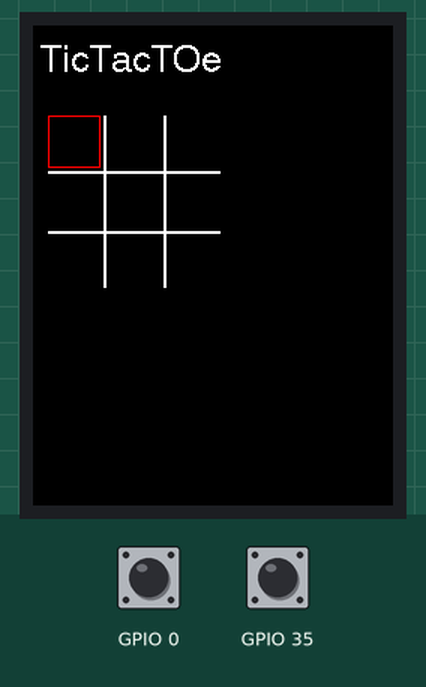
A sketch run on a simulated ESP32. Parts: 240×320 colour display. The test bench sets the inputs (shaded band); at power-on: GPIO 0 HIGH, GPIO 35 HIGH.

Above: at 1.4 s.
1.5 s: GPIO 0 pulled LOW for 1 s
At 3.4 s:
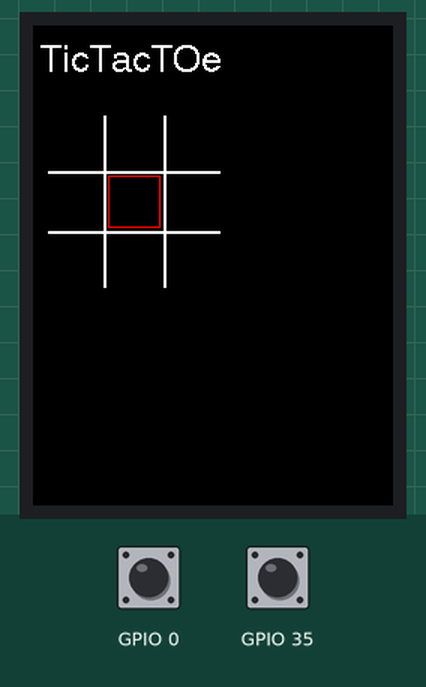
4.0 s: GPIO 35 pulled LOW for 0.15 s
5.6 s: GPIO 35 pulled LOW for 1 s
At 7.0 s:
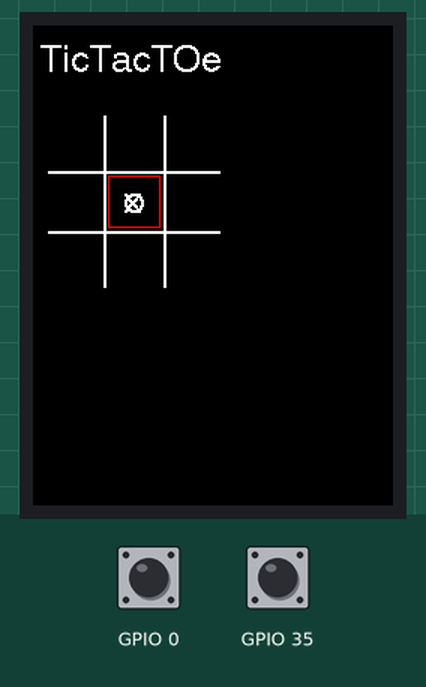
8.1 s: GPIO 0 pulled LOW for 0.15 s
At 8.9 s:
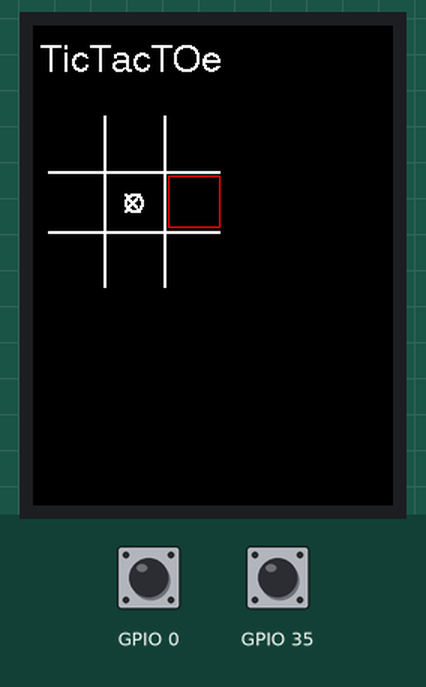
Timing chart, 0 to 10.7 s (numbered marks = the images above; inputs shaded):
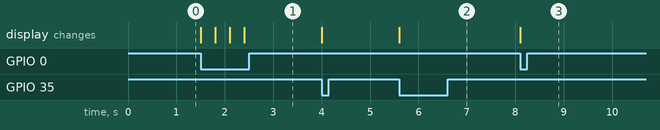

Measured:
- after the input at 1.5 s, the display: first changes at once (image 1 shows a later state)
- after the input at 5.6 s, the display: changes at once (image 2)
- after the input at 8.1 s, the display: changes at once (image 3)

The sketch:

TicTTGO.ino
```cpp
#include <TFT_eSPI.h>
#include <SPI.h>
TFT_eSPI tft = TFT_eSPI();

 int fromTop=60;
 int fromLeft=10;
 int space=5;
 int boxSize=35 ;
 int playGround=3*boxSize+2*space;

 int i=0;
 int j=0;

 bool player=0;
 int dd[3][3]={0};
 char sign[2]={'x','o'};

void setup(void) {

  tft.init();
  tft.fillScreen(TFT_BLACK);
  tft.setTextColor(TFT_WHITE);
  tft.drawString("TicTacTOe",5,12,4);
  pinMode(0,INPUT_PULLUP);
  pinMode(35,INPUT_PULLUP);

  tft.drawFastVLine(fromLeft+boxSize+space/2,fromTop,playGround,TFT_WHITE);
   tft.drawFastVLine(1+fromLeft+boxSize+space/2,fromTop,playGround,TFT_WHITE);
  tft.drawFastVLine(fromLeft+boxSize*2+space+space/2,fromTop,playGround,TFT_WHITE);
  tft.drawFastVLine(1+fromLeft+boxSize*2+space+space/2,fromTop,playGround,TFT_WHITE);
  tft.drawFastHLine(fromLeft,fromTop+boxSize+space/2,playGround,TFT_WHITE);
   tft.drawFastHLine(fromLeft,1+fromTop+boxSize+space/2,playGround,TFT_WHITE);
  tft.drawFastHLine(fromLeft,fromTop+boxSize*2+space+space/2,playGround,TFT_WHITE);
  tft.drawFastHLine(fromLeft,1+fromTop+boxSize*2+space+space/2,playGround,TFT_WHITE);

  tft.drawRect((fromLeft+(i*boxSize)+(i*space)),(fromTop+(j*boxSize)+(j*space)),boxSize,boxSize,TFT_RED);
 }

void loop() {

if(digitalRead(0)==0)
  {
  tft.drawRect((fromLeft+(i*boxSize)+(i*space)),(fromTop+(j*boxSize)+(j*space)),boxSize,boxSize,TFT_BLACK);
  i=i+1;
  if(i>2)
      {
      i=0;
      j++;
      }
  if(j>2)
  j=0;
  tft.drawRect((fromLeft+(i*boxSize)+(i*space)),(fromTop+(j*boxSize)+(j*space)),boxSize,boxSize,TFT_RED);
  delay(300);
  }

  if(digitalRead(35)==0)
  {
    tft.drawString(String(sign[player]),10+fromLeft+(i*boxSize)+(space*i),6+fromTop+(j*boxSize)+j*space,4);
    if(player==0)
    dd[i][j]=1;

     if(player==1)
     dd[i][j]=4;

    player=!player;
    checkWiner();
    delay(300);
    }

 }

 void checkWiner()
 {
  for(int m=0;m<3;m++)
  {
  int score=0;
  int hscore=0;
  for(int n=0;n<3;n++)
    {
    score=score+dd[m][n];
    hscore=hscore+dd[n][m];

    if(score==3 || score==12)
     {
      tft.drawFastVLine(fromLeft+(m*space)+(boxSize*m)+boxSize/2,fromTop,playGround,TFT_RED);
      tft.drawFastVLine(fromLeft+1+(m*space)+(boxSize*m)+boxSize/2,fromTop,playGround,TFT_RED);
     }

     if(hscore==3 || hscore==12)
     {
      tft.drawFastHLine(fromLeft,fromTop+(m*space)+(boxSize*m)+boxSize/2,playGround,TFT_RED);
      tft.drawFastHLine(fromLeft,fromTop+1+(m*space)+(boxSize*m)+boxSize/2,playGround,TFT_RED);
     }
    }

  if(dd[0][0]+dd[1][1]+dd[2][2]==3 || dd[0][0]+dd[2][2]+dd[1][1]==12 ){
  tft.drawLine(fromLeft,fromTop,fromLeft+playGround, fromTop+playGround,TFT_RED);

  }

  if(dd[0][2]+dd[1][1]+dd[2][0]==3 || dd[0][2]+dd[2][0]+dd[1][1]==12 )
  {
  tft.drawLine(fromLeft+playGround,fromTop,fromLeft, fromTop+playGround,TFT_RED);

  }

  }
 }
```
